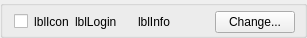
<?xml version="1.0" encoding="UTF-8"?>
<ui version="4.0">
 <class>LegacyAccountOptionsClass</class>
 <widget class="QWidget" name="LegacyAccountOptionsClass">
  <property name="geometry">
   <rect>
    <x>0</x>
    <y>0</y>
    <width>307</width>
    <height>27</height>
   </rect>
  </property>
  <layout class="QHBoxLayout" name="horizontalLayout">
   <property name="margin">
    <number>0</number>
   </property>
   <item>
    <widget class="QGroupBox" name="grbAccount">
     <layout class="QHBoxLayout" name="horizontalLayout_2">
      <property name="topMargin">
       <number>5</number>
      </property>
      <property name="rightMargin">
       <number>3</number>
      </property>
      <property name="bottomMargin">
       <number>2</number>
      </property>
      <item>
       <widget class="QCheckBox" name="chbState">
        <property name="text">
         <string/>
        </property>
       </widget>
      </item>
      <item>
       <widget class="QLabel" name="lblIcon">
        <property name="text">
         <string notr="true">lblIcon</string>
        </property>
        <property name="alignment">
         <set>Qt::AlignCenter</set>
        </property>
       </widget>
      </item>
      <item>
       <widget class="QLabel" name="lblLogin">
        <property name="text">
         <string notr="true">lblLogin</string>
        </property>
        <property name="textFormat">
         <enum>Qt::PlainText</enum>
        </property>
       </widget>
      </item>
      <item>
       <spacer name="horizontalSpacer_2">
        <property name="orientation">
         <enum>Qt::Horizontal</enum>
        </property>
        <property name="sizeType">
         <enum>QSizePolicy::Fixed</enum>
        </property>
        <property name="sizeHint" stdset="0">
         <size>
          <width>15</width>
          <height>0</height>
         </size>
        </property>
       </spacer>
      </item>
      <item>
       <widget class="QLabel" name="lblInfo">
        <property name="text">
         <string notr="true">lblInfo</string>
        </property>
        <property name="wordWrap">
         <bool>true</bool>
        </property>
       </widget>
      </item>
      <item>
       <spacer name="horizontalSpacer">
        <property name="orientation">
         <enum>Qt::Horizontal</enum>
        </property>
        <property name="sizeHint" stdset="0">
         <size>
          <width>40</width>
          <height>20</height>
         </size>
        </property>
       </spacer>
      </item>
      <item>
       <widget class="QPushButton" name="pbtChange">
        <property name="cursor">
         <cursorShape>PointingHandCursor</cursorShape>
        </property>
        <property name="text">
         <string>Change...</string>
        </property>
       </widget>
      </item>
      <item>
       <widget class="CloseButton" name="cbtDelete" native="true"/>
      </item>
     </layout>
    </widget>
   </item>
  </layout>
 </widget>
 <layoutdefault spacing="6" margin="11"/>
 <customwidgets>
  <customwidget>
   <class>CloseButton</class>
   <extends>QWidget</extends>
   <header location="global">utils/closebutton.h</header>
   <container>1</container>
  </customwidget>
 </customwidgets>
 <resources/>
 <connections/>
</ui>
